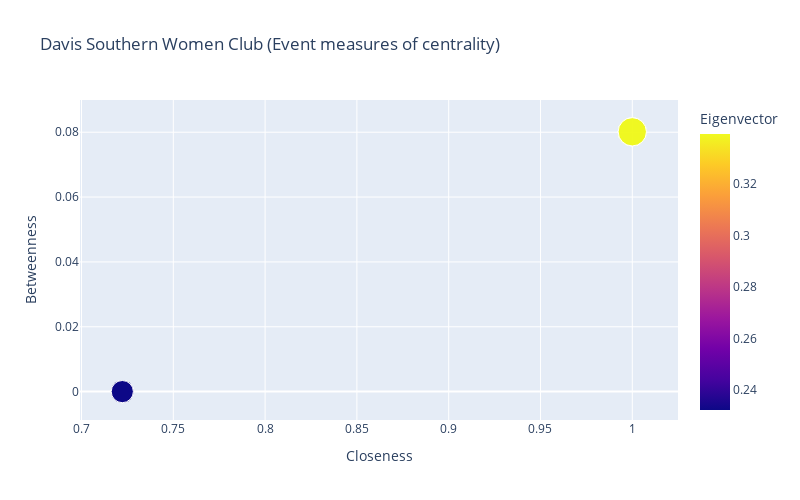

Notebook code for this chart:
### Code cell
fig = px.scatter(e_df, x="Closeness", y="Betweenness", size="Degree", color="Eigenvector", 
                    hover_name="name", width=800, height=500, title="Davis Southern Women Club (Event measures of centrality)")
fig.show()

### Figure 1 — Plotly figure (JSON) as saved in the notebook; plotly's stock layout.template omitted (floating-point values rounded to 4 significant figures)
{"data": [{"hovertemplate": "<b>%{hovertext}</b><br><br>Closeness=%{x}<br>Betweenness=%{y}<br>Degree=%{marker.size}<br>Eigenvector=%{marker.color}<extra></extra>", "hovertext": ["E1", "E2", "E3", "E4", "E5", "E6", "E7", "E8", "E9", "E10", "E11", "E12", "E13", "E14"], "legendgroup": "", "marker": {"color": [0.2323, 0.2323, 0.2323, 0.2323, 0.2323, 0.3393, 0.3393, 0.3393, 0.3393, 0.2323, 0.2323, 0.2323, 0.2323, 0.2323], "coloraxis": "coloraxis", "size": [8, 8, 8, 8, 8, 13, 13, 13, 13, 8, 8, 8, 8, 8], "sizemode": "area", "sizeref": 0.0325, "symbol": "circle"}, "mode": "markers", "name": "", "orientation": "v", "showlegend": false, "type": "scatter", "x": [0.7222, 0.7222, 0.7222, 0.7222, 0.7222, 1, 1, 1, 1, 0.7222, 0.7222, 0.7222, 0.7222, 0.7222], "xaxis": "x", "y": [0, 0, 0, 0, 0, 0.08013, 0.08013, 0.08013, 0.08013, 0, 0, 0, 0, 0], "yaxis": "y"}], "layout": {"coloraxis": {"colorbar": {"title": {"text": "Eigenvector"}}, "colorscale": [[0, "#0d0887"], [0.1111, "#46039f"], [0.2222, "#7201a8"], [0.3333, "#9c179e"], [0.4444, "#bd3786"], [0.5556, "#d8576b"], [0.6667, "#ed7953"], [0.7778, "#fb9f3a"], [0.8889, "#fdca26"], [1, "#f0f921"]]}, "height": 500, "legend": {"itemsizing": "constant", "tracegroupgap": 0}, "title": {"text": "Davis Southern Women Club (Event measures of centrality)"}, "width": 800, "xaxis": {"anchor": "y", "autorange": true, "domain": [0, 1], "range": [0.6991, 1.025], "title": {"text": "Closeness"}, "type": "linear"}, "yaxis": {"anchor": "x", "autorange": true, "domain": [0, 1], "range": [-0.008761, 0.08994], "title": {"text": "Betweenness"}, "type": "linear"}}}
